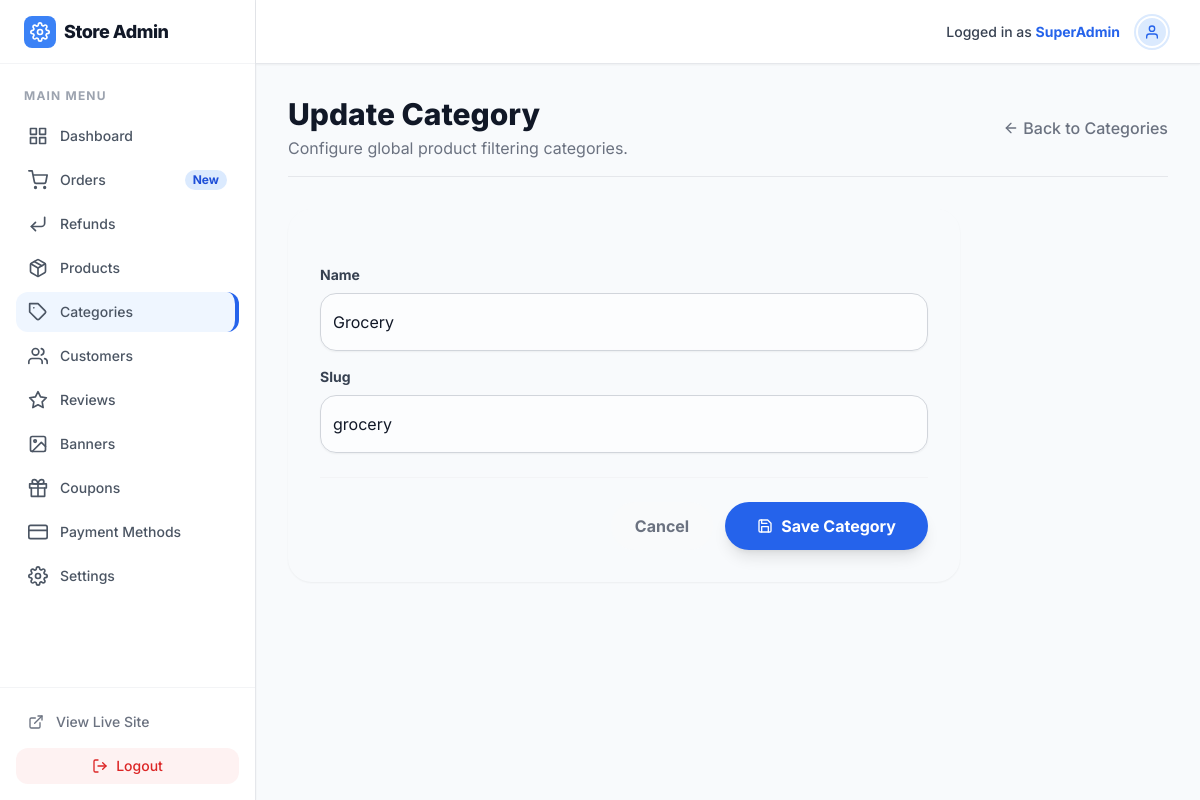
The app's page /store-admin/categories/edit/1/ (signed in) with its own data.
### nexgen/models.py (models this page shows, shortened)
class CustomUser(AbstractBaseUser, PermissionsMixin):
    email = models.EmailField(unique=True)
    first_name = models.CharField(max_length=30, blank=True)
    last_name = models.CharField(max_length=30, blank=True)
    phone_number = models.CharField(max_length=20, blank=True)
    profile_picture = models.ImageField(upload_to='profiles/', blank=True, null=True)
    is_active = models.BooleanField(default=True)
    is_staff = models.BooleanField(default=False)
    date_joined = models.DateTimeField(default=timezone.now)
    notify_email = models.BooleanField(default=True)
    notify_sms = models.BooleanField(default=False)
    notify_push = models.BooleanField(default=True)
    objects = CustomUserManager()
    USERNAME_FIELD = 'email'
    REQUIRED_FIELDS = []

class Category(models.Model):
    name = models.CharField(max_length=200)
    slug = models.SlugField(unique=True)
    description = models.TextField(blank=True)
    image = models.ImageField(upload_to='categories/', blank=True, null=True)
    class Meta:
        verbose_name_plural = 'categories'

### nexgen/admin_views.py (the view)
# urls.py: path('categories/edit/<int:pk>/', admin_views.admin_category_update, name='admin_category_update'),
@user_passes_test(is_admin, login_url='/store-admin/login/')
def admin_category_update(request, pk):
    category = get_object_or_404(Category, pk=pk)
    if request.method == 'POST':
        form = CategoryForm(request.POST, instance=category)
        if form.is_valid():
            form.save()
            messages.success(request, 'Category updated successfully!')
            return redirect('admin_categories_list')
    else:
        form = CategoryForm(instance=category)
    return render(request, 'admin_panel/category_form.html', {'form': form, 'action': 'Update'})

### nexgen/forms.py
class CategoryForm(TailwindFormMixin, forms.ModelForm):
    class Meta:
        model = Category
        fields = ['name', 'slug']

### nexgen/admin_views.py (called while the page is built)
def is_admin(user):
    return user.is_authenticated and user.is_staff

### nexgen/context_processors.py (called while the page is built)
def store_settings(request):
    try:
        settings = StoreSetting.objects.get(pk=1)
        currency = settings.currency
    except StoreSetting.DoesNotExist:
        currency = '$'
    banners = Banner.objects.filter(is_active=True).order_by('order')
    return {
        'STORE_CURRENCY': currency,
        'banners': banners
    }

### nexgen/templates/admin_panel/category_form.html (shortened to what this page needs)
{% extends 'admin_panel/admin_base.html' %}
{% block content %}
<div class="mb-8 flex justify-between items-center border-b border-gray-200 pb-4">
    <div>
        <h1 class="text-3xl font-extrabold text-gray-900">{{ action }} Category</h1>
        <p class="text-gray-500 mt-1">Configure global product filtering categories.</p>
    </div>
    <a href="{% url 'admin_categories_list' %}" class="text-gray-500 hover:text-gray-900 font-medium flex items-center gap-1 transition-colors">
        <i data-feather="arrow-left" class="w-4 h-4"></i> Back to Categories
    </a>
</div>
<div class="max-w-2xl glass rounded-3xl p-8 shadow-sm">
    <form method="post" class="space-y-6">
        <div class="space-y-4">
            {% for field in form %}
                <div>
                    <label for="{{ field.id_for_label }}" class="block text-sm font-bold text-gray-700 mb-2">{{ field.label }}</label>
                    <div class="{% if field.errors %}ring-2 ring-red-500 rounded-2xl{% endif %}">
                        {{ field }}
                    </div>
                </div>
            {% endfor %}
        </div>
        <div class="pt-6 border-t border-gray-100 flex justify-end gap-3 mt-8">
            <a href="{% url 'admin_categories_list' %}" class="px-6 py-3 rounded-full font-bold text-gray-500 bg-gray-50 hover:bg-gray-100 hover:text-gray-700 transition-colors">Cancel</a>
            <button type="submit" class="bg-primary-600 px-8 py-3 rounded-full font-bold text-white shadow-lg hover:shadow-xl hover:-translate-y-0.5 hover:bg-primary-700 transition-all flex items-center gap-2">
                <i data-feather="save" class="w-4 h-4"></i> Save Category
            </button>
        </div>
    </form>
</div>
{% endblock %}

### nexgen/templates/admin_panel/admin_base.html (shortened to what this page needs)
<!DOCTYPE html>
<html lang="en">
<head>
    <script src="https://cdn.tailwindcss.com"></script>
</head>
<body class="text-gray-900 min-h-screen flex">
    <aside class="w-64 bg-white border-r border-gray-200 flex flex-col hidden md:flex fixed h-full z-10 shadow-sm">
        <div class="h-16 flex items-center px-6 border-b border-gray-100">
            <a href="{% url 'admin_dashboard' %}" class="flex items-center gap-2 group">
                <div class="bg-primary-500 rounded-lg p-1.5 flex items-center justify-center">
                    <i data-feather="settings" class="text-white w-5 h-5 group-hover:rotate-90 transition-transform duration-500"></i>
                </div>
                <span class="font-extrabold text-lg tracking-tight text-gray-900">Store Admin</span>
            </a>
        </div>
        <nav class="flex-1 py-6 flex flex-col gap-1 px-4">
            <p class="px-2 text-xs font-bold text-gray-400 uppercase tracking-widest mb-2">Main Menu</p>
            <a href="{% url 'admin_dashboard' %}" class="flex items-center gap-3 px-3 py-2.5 rounded-xl text-sm font-medium text-gray-600 hover:bg-gray-50 hover:text-gray-900 transition-colors ">
                <i data-feather="grid" class="w-5 h-5"></i> Dashboard
            </a>
            <a href="{% url 'admin_orders_list' %}" class="flex items-center gap-3 px-3 py-2.5 rounded-xl text-sm font-medium text-gray-600 hover:bg-gray-50 hover:text-gray-900 transition-colors {% if 'order' in request.resolver_match.url_name %}sidebar-active{% endif %}">
                <i data-feather="shopping-cart" class="w-5 h-5"></i> Orders
                <span class="ml-auto bg-primary-100 text-primary-700 py-0.5 px-2 rounded-full text-xs font-bold">New</span>
            </a>
            <a href="{% url 'admin_refunds_list' %}" class="flex items-center gap-3 px-3 py-2.5 rounded-xl text-sm font-medium text-gray-600 hover:bg-gray-50 hover:text-gray-900 transition-colors {% if 'refund' in request.resolver_match.url_name %}sidebar-active{% endif %}">
                <i data-feather="corner-down-left" class="w-5 h-5"></i> Refunds
            </a>
            <a href="{% url 'admin_products_list' %}" class="flex items-center gap-3 px-3 py-2.5 rounded-xl text-sm font-medium text-gray-600 hover:bg-gray-50 hover:text-gray-900 transition-colors {% if 'product' in request.resolver_match.url_name %}sidebar-active{% endif %}">
                <i data-feather="package" class="w-5 h-5"></i> Products
            </a>
            <a href="{% url 'admin_categories_list' %}" class="flex items-center gap-3 px-3 py-2.5 rounded-xl text-sm font-medium text-gray-600 hover:bg-gray-50 hover:text-gray-900 transition-colors {% if 'categor' in request.resolver_match.url_name %}sidebar-active{% endif %}">
                <i data-feather="tag" class="w-5 h-5"></i> Categories
            </a>
            <a href="{% url 'admin_users_list' %}" class="flex items-center gap-3 px-3 py-2.5 rounded-xl text-sm font-medium text-gray-600 hover:bg-gray-50 hover:text-gray-900 transition-colors {% if 'user' in request.resolver_match.url_name %}sidebar-active{% endif %}">
                <i data-feather="users" class="w-5 h-5"></i> Customers
            </a>
            <a href="{% url 'admin_reviews_queue' %}" class="flex items-center gap-3 px-3 py-2.5 rounded-xl text-sm font-medium text-gray-600 hover:bg-gray-50 hover:text-gray-900 transition-colors {% if 'review' in request.resolver_match.url_name %}sidebar-active{% endif %}">
                <i data-feather="star" class="w-5 h-5"></i> Reviews
            </a>
            <a href="{% url 'admin_banners_list' %}" class="flex items-center gap-3 px-3 py-2.5 rounded-xl text-sm font-medium text-gray-600 hover:bg-gray-50 hover:text-gray-900 transition-colors {% if 'banner' in request.resolver_match.url_name %}sidebar-active{% endif %}">
                <i data-feather="image" class="w-5 h-5"></i> Banners
            </a>
            <a href="{% url 'admin_coupons_list' %}" class="flex items-center gap-3 px-3 py-2.5 rounded-xl text-sm font-medium text-gray-600 hover:bg-gray-50 hover:text-gray-900 transition-colors {% if 'coupon' in request.resolver_match.url_name %}sidebar-active{% endif %}">
                <i data-feather="gift" class="w-5 h-5"></i> Coupons
            </a>
            <a href="{% url 'admin_payments_list' %}" class="flex items-center gap-3 px-3 py-2.5 rounded-xl text-sm font-medium text-gray-600 hover:bg-gray-50 hover:text-gray-900 transition-colors {% if 'payment' in request.resolver_match.url_name %}sidebar-active{% endif %}">
                <i data-feather="credit-card" class="w-5 h-5"></i> Payment Methods
            </a>
            <a href="{% url 'admin_settings' %}" class="flex items-center gap-3 px-3 py-2.5 rounded-xl text-sm font-medium text-gray-600 hover:bg-gray-50 hover:text-gray-900 transition-colors ">
                <i data-feather="settings" class="w-5 h-5"></i> Settings
            </a>
        </nav>
        <div class="p-4 border-t border-gray-100">
            <a href="{% url 'home' %}" class="flex items-center gap-3 px-3 py-2 rounded-xl text-sm font-medium text-gray-500 hover:bg-gray-100 transition-colors">
                <i data-feather="external-link" class="w-4 h-4"></i> View Live Site
            </a>
            <form method="post" action="{% url 'logout' %}" class="w-full mt-2">
                <button type="submit" class="w-full flex items-center justify-center gap-2 py-2 text-sm font-medium text-red-600 bg-red-50 rounded-xl hover:bg-red-100 transition-colors">
                    <i data-feather="log-out" class="w-4 h-4"></i> Logout
                </button>
            </form>
        </div>
    </aside>
    <div class="flex-1 md:ml-64 flex flex-col min-h-screen">
        <header class="h-16 bg-white border-b border-gray-200 flex items-center justify-end px-8 sticky top-0 z-40 shadow-sm">
            <div class="flex items-center gap-4">
                <span class="text-sm font-medium text-gray-700">Logged in as <strong class="text-primary-600">{{ request.user.first_name|default:"SuperAdmin" }}</strong></span>
                <div class="h-8 w-8 bg-primary-100 rounded-full flex items-center justify-center border border-primary-200 shadow-sm border-2 border-white ring-2 ring-primary-100">
                    <i data-feather="user" class="text-primary-600 w-4 h-4"></i>
                </div>
            </div>
        </header>
        <main class="flex-1 p-8">
            {% block content %}{% endblock %}
        </main>
    </div>
</body>
</html>

### nexgen/templates/admin_panel/admin_base.html (style rules this page uses)
body { font-family: 'Inter', sans-serif; background-color: #f8fafc; }
.sidebar-active { background-color: #eff6ff; color: #2563eb; font-weight: 600; border-right: 4px solid #2563eb; }

### records on screen
CustomUser: user.first_name "SuperAdmin"
Category: form "Grocery" "grocery"

### other values on screen
{{ action }} "Update"
{{ field.label }} "Name" "Slug"
